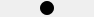
<?xml version="1.0" encoding="UTF-8"?>
<ui version="4.0">
 <class>Form</class>
 <widget class="QWidget" name="Form">
  <property name="windowModality">
   <enum>Qt::NonModal</enum>
  </property>
  <property name="geometry">
   <rect>
    <x>0</x>
    <y>0</y>
    <width>94</width>
    <height>17</height>
   </rect>
  </property>
  <property name="maximumSize">
   <size>
    <width>94</width>
    <height>17</height>
   </size>
  </property>
  <property name="windowTitle">
   <string>Form</string>
  </property>
  <property name="windowOpacity">
   <double>1.000000000000000</double>
  </property>
  <property name="styleSheet">
   <string notr="true"/>
  </property>
  <property name="inputMethodHints">
   <set>Qt::ImhNone</set>
  </property>
  <layout class="QHBoxLayout" name="horizontalLayout">
   <property name="spacing">
    <number>6</number>
   </property>
   <property name="margin">
    <number>0</number>
   </property>
   <item>
    <widget class="QPushButton" name="button">
     <property name="sizePolicy">
      <sizepolicy hsizetype="Fixed" vsizetype="Fixed">
       <horstretch>0</horstretch>
       <verstretch>0</verstretch>
      </sizepolicy>
     </property>
     <property name="minimumSize">
      <size>
       <width>14</width>
       <height>14</height>
      </size>
     </property>
     <property name="maximumSize">
      <size>
       <width>14</width>
       <height>14</height>
      </size>
     </property>
     <property name="styleSheet">
      <string notr="true">QPushButton {
	background: rgb(0, 0, 0);
	border-radius: 7px;
}

QPushButton:hover {
	background: rgb(50, 50, 50);
}

QPushButton:pressed {
	background: rgb(79, 128, 255);
}</string>
     </property>
     <property name="text">
      <string/>
     </property>
     <property name="checkable">
      <bool>false</bool>
     </property>
     <property name="checked">
      <bool>false</bool>
     </property>
     <property name="autoDefault">
      <bool>false</bool>
     </property>
     <property name="default">
      <bool>false</bool>
     </property>
     <property name="flat">
      <bool>false</bool>
     </property>
    </widget>
   </item>
  </layout>
 </widget>
 <resources/>
 <connections/>
</ui>
